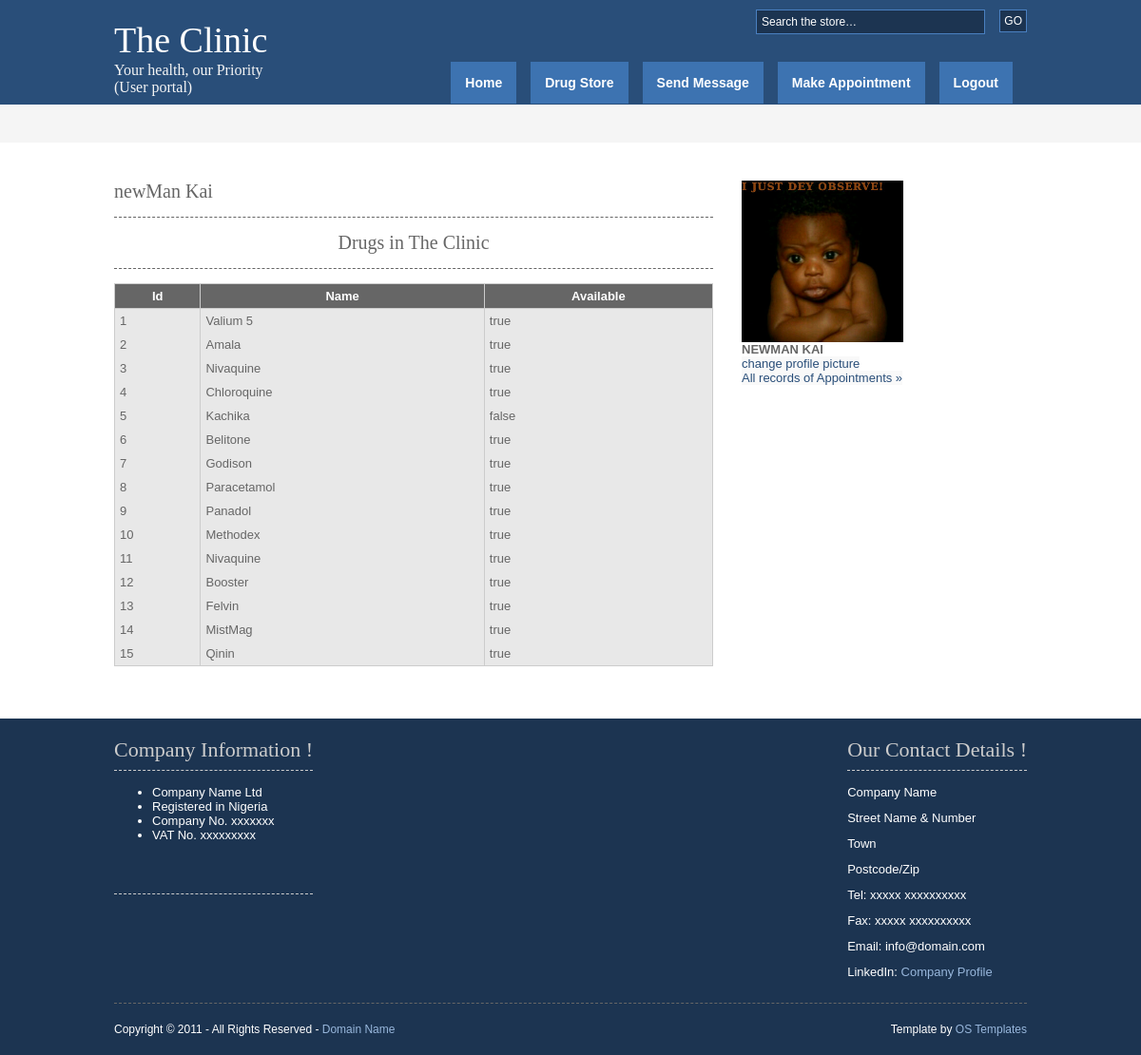
/Enter/user/thedrugs.php (signed in), run on the app's committed database.
### tables this page shows
CREATE TABLE IF NOT EXISTS `pharm` (
  `id` int(11) NOT NULL AUTO_INCREMENT,
  `drugname` varchar(200) NOT NULL,
  `available` varchar(6) NOT NULL DEFAULT 'true',
  PRIMARY KEY (`id`)
);

CREATE TABLE IF NOT EXISTS `users` (
  `id` int(9) NOT NULL AUTO_INCREMENT,
  `fname` varchar(20) NOT NULL,
  `lname` varchar(20) NOT NULL,
  `email` varchar(100) NOT NULL,
  `password` varchar(20) NOT NULL,
  `phone` varchar(40) NOT NULL,
  `gender` varchar(9) NOT NULL,
  `userName` varchar(20) NOT NULL,
  `profilepic` varchar(500) NOT NULL DEFAULT 'user/images/boss.jpg',
  `released` varchar(10) NOT NULL DEFAULT 'false',
  PRIMARY KEY (`id`),
  UNIQUE KEY `email` (`email`,`phone`)
);

### Enter/user/library.php (called while the page is built, shortened)
<?php
 class DataBase{
  public $connect,$to_be_escaped;
 function dbconnect(){
	$this->connect = new mysqli($this::dbhostname,$this::dbusername,$this::dbpassword,$this::dbname);
 }
 public function select_from_db($query){
	 $this->query =$query ;
	$data = array();
	 $rs = $this->connect->query($this->query);
	if ($rs === false){
	trigger_error(''.$this->connect->error, E_USER_ERROR);
	} else{
		$numrows = $rs->num_rows;
		for($i=0; $i<$numrows; $i++){
			 $data[] = $rs->fetch_assoc();
		}
		return $numrows_and_data = array($numrows,$data);
	}
 }
}
?>

### Enter/user/thedrugs.php (the view, shortened to what this page needs)
<?php
	include 'config.php';
if(((isset($_SESSION['isLoged']))&&(!empty($_SESSION['isLoged']))) && ((isset($_SESSION['id']))&&(!empty($_SESSION['id'])))
&& ((isset($_SESSION['AccType']))&&(($_SESSION['AccType']) == "user"))
				){
			require_once("library.php");
				$dobby8 = new DataBase();
				$dobby8->dbconnect();
			$user_id = $_SESSION['id'] ;
?>
<!DOCTYPE html PUBLIC "-//W3C//DTD XHTML 1.0 Transitional//EN" "http://www.w3.org/TR/xhtml1/DTD/xhtml1-transitional.dtd">
<html xmlns="http://www.w3.org/1999/xhtml" xml:lang="EN" lang="EN" dir="ltr">
<head profile="http://gmpg.org/xfn/11">
<link rel="stylesheet" href="styles/layout.css" type="text/css" />
</head>
<body id="top">
<?php
include "header_user.php";
?>
<div class="wrapper col2">
  <div id="breadcrumb">
  </div>
</div>
<div class="wrapper col4">
  <div id="container">
    <div id="content">
      <h1> <?=  @$_SESSION['userfname']." ". $_SESSION['userlname']. ""?></h1>
      <h2 align="center">Drugs in The Clinic</h2>
				 <table summary="Summary Here" cellpadding="0" cellspacing="0" align="center">
        <thead>
          <tr>
            <th>Id</th>
            <th>Name</th>
            <th>Available</th>
          </tr>
		   </thead>
				<?php
				$string  = "Select * from pharm";
		$getresult = $dobby8->select_from_db($string);
		$datafromQuery = $getresult[1];
		if($getresult != 0){
			foreach ($datafromQuery as $dq){
			$theid =  $dq['id'];
			$thedname =  $dq['drugname'];
			$theAva = $dq['available'];
			echo "
				 <tr class=\"dark\">
				<td>$theid</td>
				<td>$thedname</td>
				<td>$theAva</td>
				</tr>";
			}
		}else {
			echo " <h1 align=\"center\"> Found Nothing !!!  </h1>" ;
		}
	?>
      </table>
    </div>
    <div id="column">
      <div id="featured">
        <?php
	 include "rightcol.php";
	 ?>
      </div>
    </div>
  </div>
</div>
<?php
include "footer_user.php";
?>
</body>
</html>
<?php
}else{
	header("Location: $errpage");
	exit();
}
?>

### Enter/user/rightcol.php (shortened to what this page needs)
 <div id="column">
		<div id="featured">
		<?php
	  require_once("library.php");
	  $dobby2 = new DataBase();
	  $dobby2->dbconnect();
 $queryforpic = "SELECT UPPER(  `fname` ) AS firstname, UPPER(  `lname` ) AS lastname,`profilepic`
FROM  `users`
WHERE  `id` = $user_id ";
		$run_querynforpic = $dobby2->select_from_db($queryforpic) ;
		$dataset = $run_querynforpic[1];
			if($queryn_numforpic  = 1){
					foreach($dataset as $runAssocnforpic){
						$prfname = $runAssocnforpic['firstname'];
						$prlname = $runAssocnforpic['lastname'];
						$prpic = $runAssocnforpic['profilepic'];
							}
							$fullname = $prfname." ".$prlname ;
							echo	"<div > <img class=\"imageview\"
							src= \"$prpic\" width=\"170\" height=\"170\"  /> <br />
								 <strong>$fullname</strong><br/>
									<a  href=\"changepropic.php\" id =\"buttnav2 \">change profile picture</a>
									</div>";
							}
	  ?>
		<p class="readmore"><a href="appointment.php">All records of Appointments &raquo;</a></p>
		</div>
    </div>

### Enter/user/styles/layout.css (style rules this page uses)
body { margin:0; padding:0; font-size:13px; font-family:verdana, Arial, Helvetica, sans-serif; color:#FFFFFF; background-color:#4F473A; }
img { border:0; padding:0; margin:0; }
a { outline:none; text-decoration:none; }
div.wrapper { display:block; width:100%; margin:0; text-align:left; }
.col2 { color:#666666; background-color:#F5F5F5; }
.col3, .col4 { color:#666666; background-color:#FFFFFF; }
#head, #gallery, #breadcrumb, #container, #footer { position:relative; margin:0 auto 0; display:block; width:960px; }
#breadcrumb { padding:20px 0; }
#container { padding:40px 0; }
#container h1, #container h2, #container h3, #container h4, #container h5, #container h6 { margin:0 0 15px 0; padding:0 0 15px 0; line-height:normal; font-weight:normal; font-size:20px; font-family:Georgia, "Times New Roman", Times, serif; border-bottom:1px dashed #666666; }
#container a { color:#294E79; background-color:#FFFFFF; }
#content { display:block; float:left; width:630px; }
#column { display:block; float:right; width:300px; }
#column .holder, #column #featured { display:block; width:300px; margin-bottom:40px; }
#column #featured a { color:#294E79; background-color:#F9F9F9; }
#column #featured ul, #column #featured h2, #column #featured p { margin:0; padding:0; list-style:none; }

### Enter/user/styles/tables.css (style rules this page uses)
table { width:100%; border-collapse:collapse; table-layout:auto; vertical-align:top; margin-bottom:15px; border:1px solid #CCCCCC; }
table thead th { color:#FFFFFF; background-color:#666666; border:1px solid #CCCCCC; border-collapse:collapse; text-align:center; table-layout:auto; vertical-align:middle; }
table tbody td { vertical-align:top; border-collapse:collapse; border-left:1px solid #CCCCCC; border-right:1px solid #CCCCCC; }
table thead th, table tbody td { padding:5px; border-collapse:collapse; }
table tbody tr.dark { color:#666666; background-color:#E8E8E8; }

### data on the page
pharm: id "1", drugname "Valium 5", available "true"
pharm: id "2", drugname "Amala", available "true"
pharm: id "3", drugname "Nivaquine", available "true"
pharm: id "4", drugname "Chloroquine", available "true"
pharm: id "5", drugname "Kachika", available "false"
pharm: id "6", drugname "Belitone", available "true"
pharm: id "7", drugname "Godison", available "true"
pharm: id "8", drugname "Paracetamol", available "true"
pharm: id "9", drugname "Panadol", available "true"
pharm: id "10", drugname "Methodex", available "true"
pharm: id "11", drugname "Nivaquine", available "true"
pharm: id "12", drugname "Booster", available "true"
pharm: id "13", drugname "Felvin", available "true"
pharm: id "14", drugname "MistMag", available "true"
pharm: id "15", drugname "Qinin", available "true"
users: profilepic (picture)

### other printed values
$_SESSION['userlname'] "Kai"
$fullname "NEWMAN KAI"
